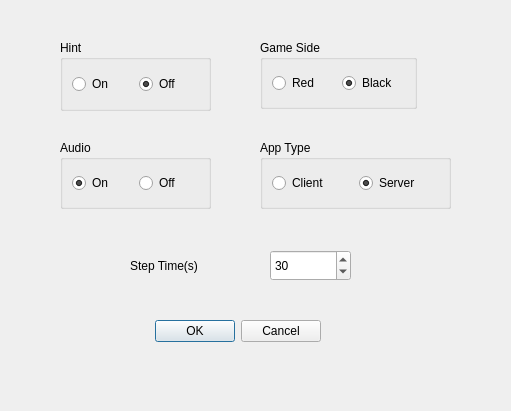
<?xml version="1.0" encoding="UTF-8"?>
<ui version="4.0">
 <class>SettingsDlg</class>
 <widget class="QDialog" name="SettingsDlg">
  <property name="geometry">
   <rect>
    <x>0</x>
    <y>0</y>
    <width>511</width>
    <height>411</height>
   </rect>
  </property>
  <property name="windowTitle">
   <string>Dialog</string>
  </property>
  <widget class="QDialogButtonBox" name="buttonBox">
   <property name="geometry">
    <rect>
     <x>150</x>
     <y>311</y>
     <width>171</width>
     <height>41</height>
    </rect>
   </property>
   <property name="orientation">
    <enum>Qt::Horizontal</enum>
   </property>
   <property name="standardButtons">
    <set>QDialogButtonBox::Cancel|QDialogButtonBox::Ok</set>
   </property>
  </widget>
  <widget class="QGroupBox" name="groupBoxHint">
   <property name="geometry">
    <rect>
     <x>60</x>
     <y>40</y>
     <width>151</width>
     <height>71</height>
    </rect>
   </property>
   <property name="title">
    <string>Hint</string>
   </property>
   <layout class="QHBoxLayout" name="horizontalLayout">
    <item>
     <widget class="QRadioButton" name="radioButtonHintOn">
      <property name="text">
       <string>On</string>
      </property>
      <property name="checked">
       <bool>false</bool>
      </property>
     </widget>
    </item>
    <item>
     <widget class="QRadioButton" name="radioButtonHintOff">
      <property name="text">
       <string>Off</string>
      </property>
      <property name="checkable">
       <bool>true</bool>
      </property>
      <property name="checked">
       <bool>true</bool>
      </property>
     </widget>
    </item>
   </layout>
  </widget>
  <widget class="QGroupBox" name="groupBoxAudio">
   <property name="enabled">
    <bool>true</bool>
   </property>
   <property name="geometry">
    <rect>
     <x>60</x>
     <y>140</y>
     <width>151</width>
     <height>69</height>
    </rect>
   </property>
   <property name="title">
    <string>Audio</string>
   </property>
   <layout class="QHBoxLayout" name="horizontalLayout_2">
    <item>
     <widget class="QRadioButton" name="radioButtonAudioOn">
      <property name="text">
       <string>On</string>
      </property>
      <property name="checked">
       <bool>true</bool>
      </property>
     </widget>
    </item>
    <item>
     <widget class="QRadioButton" name="radioButtonAudioOff">
      <property name="text">
       <string>Off</string>
      </property>
     </widget>
    </item>
   </layout>
  </widget>
  <widget class="QSpinBox" name="spinBoxStepSec">
   <property name="geometry">
    <rect>
     <x>270</x>
     <y>250</y>
     <width>81</width>
     <height>31</height>
    </rect>
   </property>
   <property name="minimum">
    <number>5</number>
   </property>
   <property name="maximum">
    <number>60</number>
   </property>
   <property name="value">
    <number>30</number>
   </property>
  </widget>
  <widget class="QLabel" name="label">
   <property name="geometry">
    <rect>
     <x>130</x>
     <y>250</y>
     <width>101</width>
     <height>31</height>
    </rect>
   </property>
   <property name="text">
    <string>Step Time(s)</string>
   </property>
  </widget>
  <widget class="QGroupBox" name="groupBox">
   <property name="geometry">
    <rect>
     <x>260</x>
     <y>40</y>
     <width>157</width>
     <height>69</height>
    </rect>
   </property>
   <property name="title">
    <string>Game Side</string>
   </property>
   <layout class="QHBoxLayout" name="horizontalLayout_3">
    <item>
     <widget class="QRadioButton" name="radioButtonRed">
      <property name="text">
       <string>Red</string>
      </property>
      <property name="checked">
       <bool>false</bool>
      </property>
     </widget>
    </item>
    <item>
     <widget class="QRadioButton" name="radioButtonBlack">
      <property name="text">
       <string>Black</string>
      </property>
      <property name="checked">
       <bool>true</bool>
      </property>
     </widget>
    </item>
   </layout>
  </widget>
  <widget class="QGroupBox" name="groupBox_2">
   <property name="geometry">
    <rect>
     <x>260</x>
     <y>140</y>
     <width>191</width>
     <height>69</height>
    </rect>
   </property>
   <property name="title">
    <string>App Type</string>
   </property>
   <layout class="QHBoxLayout" name="horizontalLayout_4">
    <item>
     <widget class="QRadioButton" name="radioButtonClient">
      <property name="text">
       <string>Client</string>
      </property>
      <property name="checked">
       <bool>false</bool>
      </property>
     </widget>
    </item>
    <item>
     <widget class="QRadioButton" name="radioButtonServer">
      <property name="text">
       <string>Server</string>
      </property>
      <property name="checked">
       <bool>true</bool>
      </property>
     </widget>
    </item>
   </layout>
  </widget>
 </widget>
 <resources/>
 <connections>
  <connection>
   <sender>buttonBox</sender>
   <signal>accepted()</signal>
   <receiver>SettingsDlg</receiver>
   <slot>accept()</slot>
   <hints>
    <hint type="sourcelabel">
     <x>248</x>
     <y>254</y>
    </hint>
    <hint type="destinationlabel">
     <x>157</x>
     <y>274</y>
    </hint>
   </hints>
  </connection>
  <connection>
   <sender>buttonBox</sender>
   <signal>rejected()</signal>
   <receiver>SettingsDlg</receiver>
   <slot>reject()</slot>
   <hints>
    <hint type="sourcelabel">
     <x>316</x>
     <y>260</y>
    </hint>
    <hint type="destinationlabel">
     <x>286</x>
     <y>274</y>
    </hint>
   </hints>
  </connection>
 </connections>
</ui>
